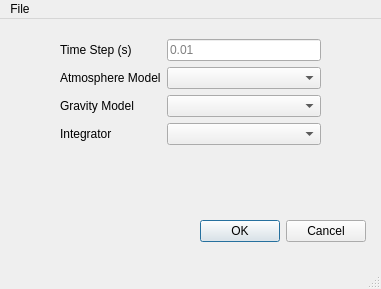
<?xml version="1.0" encoding="UTF-8"?>
<ui version="4.0">
 <class>SimulationOptions</class>
 <widget class="QMainWindow" name="SimulationOptions">
  <property name="geometry">
   <rect>
    <x>0</x>
    <y>0</y>
    <width>381</width>
    <height>289</height>
   </rect>
  </property>
  <property name="minimumSize">
   <size>
    <width>0</width>
    <height>0</height>
   </size>
  </property>
  <property name="windowTitle">
   <string>Simulation Options</string>
  </property>
  <widget class="QWidget" name="centralwidget">
   <widget class="QWidget" name="formLayoutWidget">
    <property name="geometry">
     <rect>
      <x>60</x>
      <y>20</y>
      <width>261</width>
      <height>131</height>
     </rect>
    </property>
    <layout class="QFormLayout" name="formLayout">
     <item row="0" column="0">
      <widget class="QLabel" name="label">
       <property name="text">
        <string>Time Step (s)</string>
       </property>
      </widget>
     </item>
     <item row="0" column="1">
      <widget class="QLineEdit" name="timeStep">
       <property name="placeholderText">
        <string>0.01</string>
       </property>
      </widget>
     </item>
     <item row="1" column="0">
      <widget class="QLabel" name="label_2">
       <property name="text">
        <string>Atmosphere Model</string>
       </property>
      </widget>
     </item>
     <item row="1" column="1">
      <widget class="QComboBox" name="atmosphereModelCombo"/>
     </item>
     <item row="2" column="0">
      <widget class="QLabel" name="label_3">
       <property name="text">
        <string>Gravity Model</string>
       </property>
      </widget>
     </item>
     <item row="2" column="1">
      <widget class="QComboBox" name="gravityModelCombo"/>
     </item>
     <item row="3" column="0">
      <widget class="QLabel" name="label_4">
       <property name="text">
        <string>Integrator</string>
       </property>
      </widget>
     </item>
     <item row="3" column="1">
      <widget class="QComboBox" name="integratorCombo"/>
     </item>
    </layout>
   </widget>
   <widget class="QDialogButtonBox" name="buttonBox">
    <property name="geometry">
     <rect>
      <x>200</x>
      <y>200</y>
      <width>166</width>
      <height>25</height>
     </rect>
    </property>
    <property name="standardButtons">
     <set>QDialogButtonBox::Cancel|QDialogButtonBox::Ok</set>
    </property>
   </widget>
  </widget>
  <widget class="QMenuBar" name="menubar">
   <property name="geometry">
    <rect>
     <x>0</x>
     <y>0</y>
     <width>381</width>
     <height>22</height>
    </rect>
   </property>
   <widget class="QMenu" name="menuFile">
    <property name="title">
     <string>File</string>
    </property>
   </widget>
   <addaction name="menuFile"/>
  </widget>
  <widget class="QStatusBar" name="statusbar"/>
 </widget>
 <resources/>
 <connections/>
</ui>
